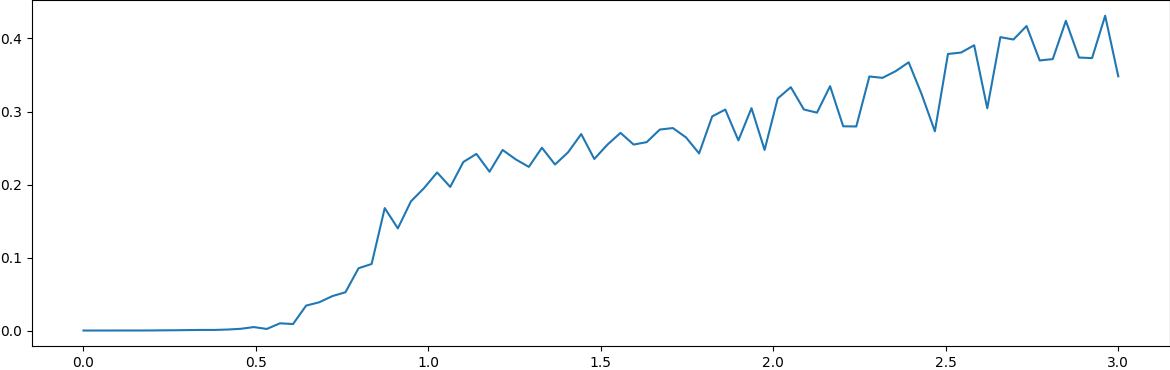

Reproduce this figure in Python.
''' Transition to R-B convection ''' 

import seaborn as sns
import matplotlib.pyplot as plt
import pdb
import numpy as np
from typing import Tuple
import colorcet as cc
from tqdm import tqdm

from cml import *
from rb_convection import CML_convection

np.random.seed(9999)

m, n = 25, 50
c = 1.0
nu = 0.5
eta = 0.3
kappa = 0.8 

temp_rng = np.linspace(0, 3.0, 80)
data = []

for temp in tqdm(temp_rng):
	model = CML_convection((m, n), temp, nu, eta, kappa, c)
	for _ in range(300):
		model.step()
	mid = np.sqrt(model.Vx[12]**2 + model.Vy[12]**2)
	rms = np.sqrt((mid**2).mean())
	data.append(rms)

fig, ax = plt.subplots(figsize=(12, 4))
ax.plot(temp_rng, data)

fig.tight_layout()
fig.savefig('rb_conv_trans.png', bbox_inches='tight', pad_inches=0)
plt.show()